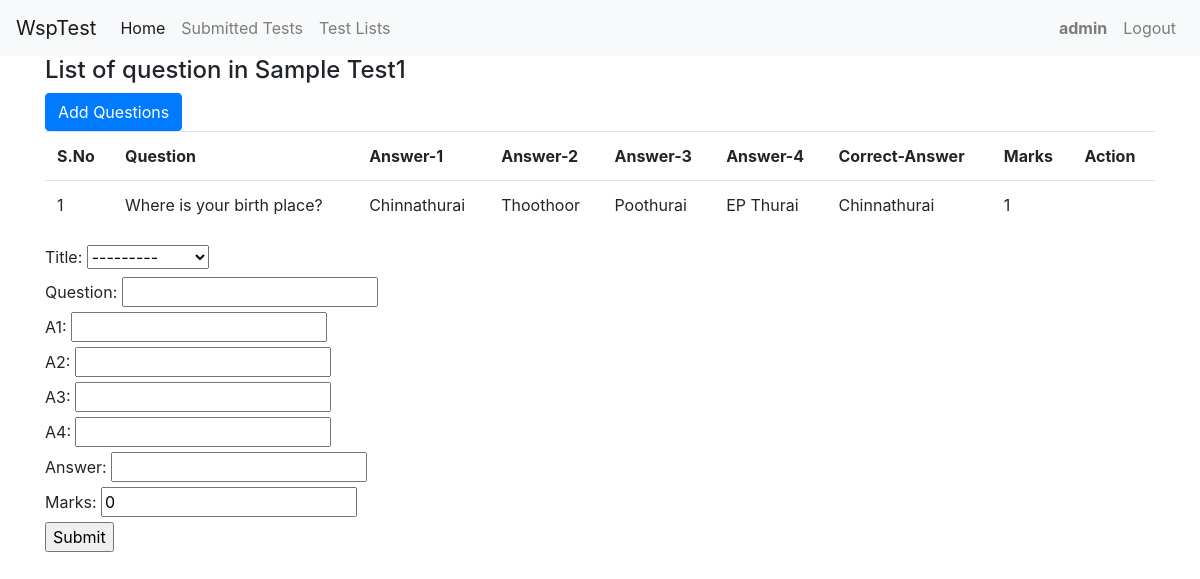
The app's page /test/1 (signed in) with its own data.
### mtest/models.py (models this page shows, shortened)
class Test(models.Model):
    user = models.ForeignKey(User, default=None, null=True, on_delete=models.CASCADE)
    title = models.CharField(max_length=255)
    def __str__(self):
        return self.title

class Questions(models.Model):
    user = models.ForeignKey(User, default=None, null=True, on_delete=models.CASCADE)
    title = models.ForeignKey(Test, default=None, null=True, on_delete=models.CASCADE)
    question = models.CharField(max_length=255)
    a1 = models.CharField(max_length=100, default='')
    a2 = models.CharField(max_length=100, default='')
    a3 = models.CharField(max_length=100, default='')
    a4 = models.CharField(max_length=100, default='')
    answer = models.CharField(max_length=200, default='')
    marks = models.IntegerField(default=0)

### mtest/views.py (the view, shortened to what this page needs)
# urls.py: re_path(r'^test/(?P<pk>\d+)$', mtest_view.testQuestions, name="test_detail"),
@login_required
def testQuestions(request, pk):
    questions = Questions.objects.filter(title=pk).values('id', 'question','a1', 'a2','a3','a4','answer','marks')
    number_of_questions = Questions.objects.filter(title=pk).count()
    current_user = request.user
    user = User.objects.get(pk=current_user.id)
    if user.is_staff:
        try:
            test = Test.objects.get(pk=pk)
            form = QuestionForm()
            if request.method == 'POST':
                form = QuestionForm(request.POST)
                if form.is_valid():
                    form.save()
        except Test.DoesNotExist:
            return Http404('No test found')
        return render(request, 'testquestion.html', {
            'test': test,
            'questions': questions,
            'form': form
        })

### mtest/forms.py
class QuestionForm(forms.ModelForm):
    class Meta:
        model = Questions
        fields = ['title', 'question', 'a1', 'a2', 'a3', 'a4', 'answer', 'marks']

### mtest/templates/testquestion.html (shortened to what this page needs)
{% extends 'base.html' %}
    {% block content %}
        <div class="container">
            {% if test %}
                <h4> List of question in {{ test }} </h4>
            {% endif %}
            <a class="btn btn-primary" href="#" onclick="addQuestion()">Add Questions</a>
            <table class="table">
                <tr>
                    <th>S.No</th>
                    <th>Question</th>
                    <th>Answer-1</th>
                    <th>Answer-2</th>
                    <th>Answer-3</th>
                    <th>Answer-4</th>
                    <th>Correct-Answer</th>
                    <th>Marks</th>
                    <th>Action</th>
                </tr>
                {% for ques in questions %}
                <tr>
                    <td> {{ ques.id }} </td>
                    <td>{{ ques.question}} </td>
                    <td>{{ ques.a1 }} </td>
                    <td>{{ ques.a2 }} </td>
                    <td> {{ ques.a3 }} </td>
                    <td> {{ ques.a4 }} </td>
                    <td>{{ques.answer }}</td>
                    <td>{{ ques.marks }} </td>
                    <td></td>
                </tr>
                {% endfor %}
            </table>
            <div>
                {% if form %}
                <form action="" method="POST">
                    {% for field in form %}
                    <div class="fieldWrapper">
                        {{ field.label_tag }} {{ field }}
                    </div>
                    {% endfor %}
                    <input type="submit" value="Submit">
                </form>
                {% endif %}
            </div>
        </div>
    {% endblock %}

### templates/layouts/header.html (shortened to what this page needs)
{% load static %}
<!DOCTYPE html>
<html lang="en">
<head>
</head>
<link rel="stylesheet" href="https://stackpath.bootstrapcdn.com/bootstrap/4.4.1/css/bootstrap.min.css">
<body>
    <nav class="navbar navbar-expand-lg navbar-light bg-light">
        <a class="navbar-brand" href="">WspTest</a>
        <div class="collapse navbar-collapse" id="navbarSupportedContent">
            <ul class="navbar-nav mr-auto">
                <li class="nav-item active"> <a class="nav-link" href=" {% url 'home' %} ">Home <span class="sr-only"> (current) </span> </a> </li>
                {% if not user.is_staff %}
                <li class="nav-item">
                    <a class="nav-link" href="{% url 'test_list' %} ">Skill Test</a>
                </li>
                <li class="nav-item">
                    <a class="nav-link" href="{% url 'submitted_test' %} ">Submitted Tests</a>
                </li>
                {% else %}
                <li class="nav-item">
                    <a class="nav-link" href="{% url 'submitted_test' %} ">Submitted Tests</a>
                </li>
                <li class="nav-item">
                    <a class="nav-link" href="{% url 'test_list' %} ">Test Lists</a>
                </li>
                {% endif %}
            </ul>
            <ul class="navbar-nav align-right">
                {% if user.is_authenticated %}
                <li class="nav-item"> <a class="nav-link font-weight-bold" href=" {% url 'profile' %} "> {{ user.username }} </a> </li>
                <li class="nav-item">
                    <a class="nav-link" href="{% url 'logout' %} ">Logout</a>
                </li>
                {% endif %}
            </ul>
        </div>
    </nav>

### records on screen
Test: title "Sample Test1", form "---------"
Questions: id "1", question "Where is your birth place?", a1 "Chinnathurai", a2 "Thoothoor", a3 "Poothurai", a4 "EP Thurai", answer "Chinnathurai", marks "1"

### other values on screen
{{ user.username }} "admin"
{{ field.label_tag }} "Title:" "Question:" "A1:" "A2:" "A3:" "A4:" "Answer:" "Marks:"
